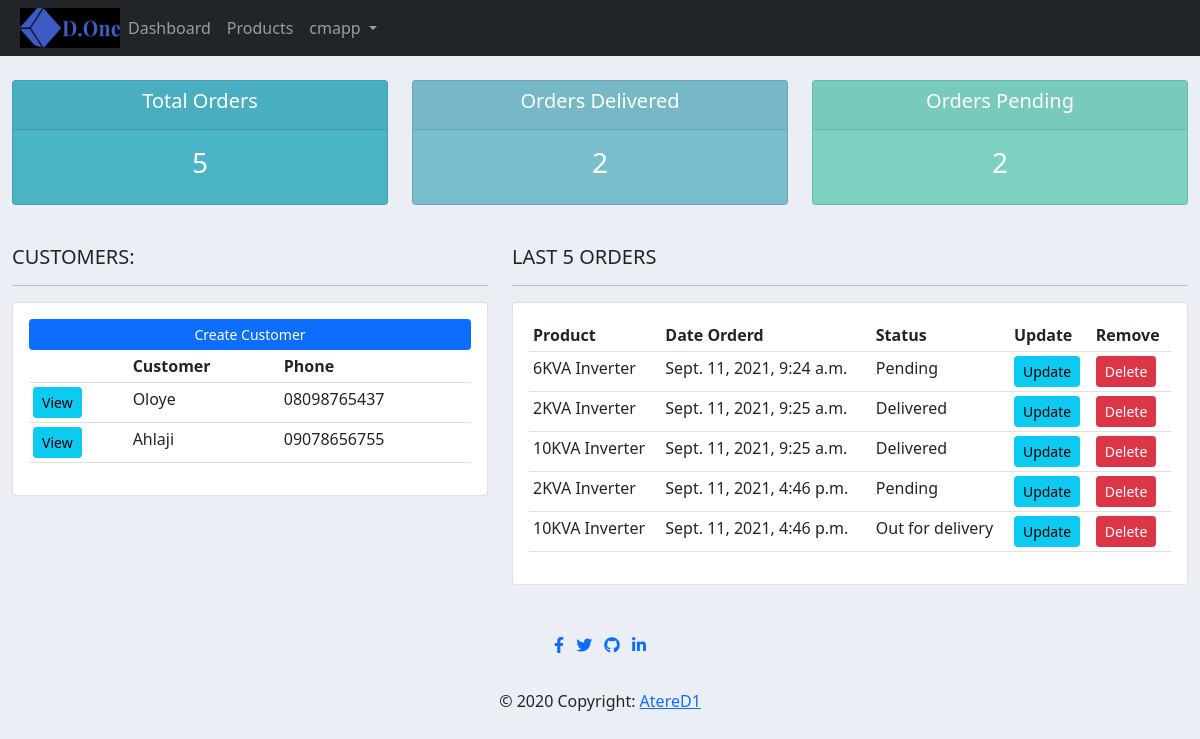
Before: / (signed in) with the older database file.
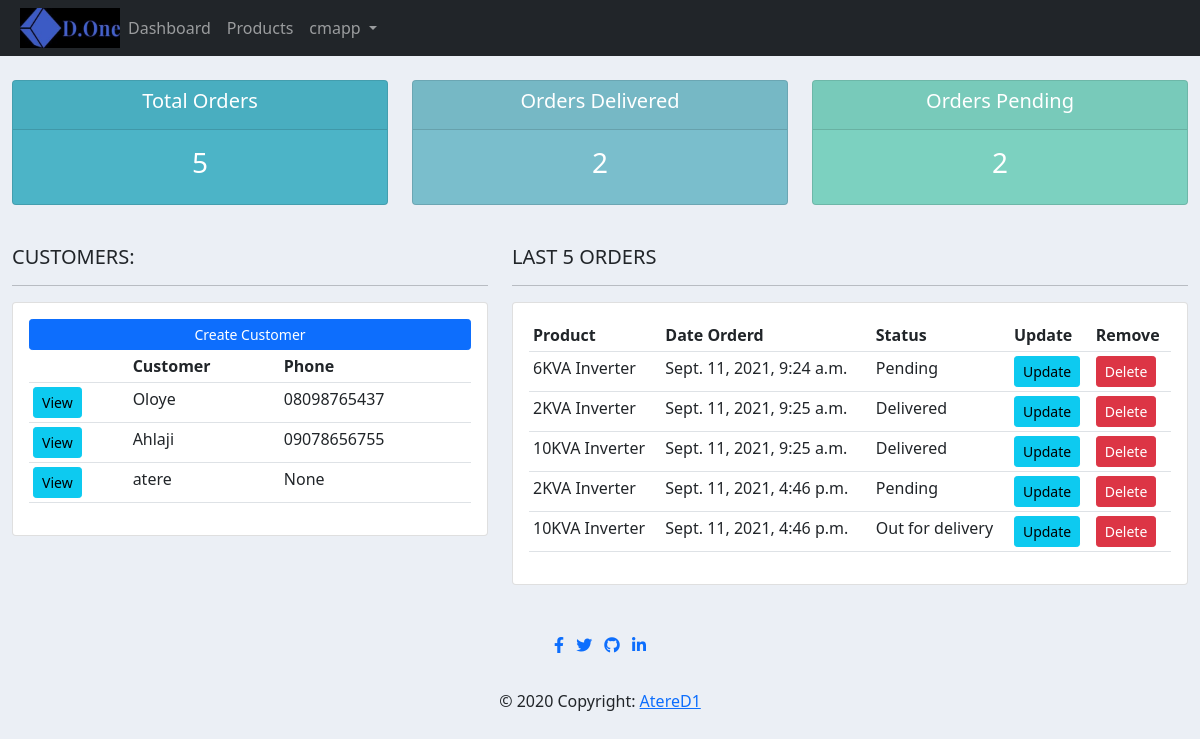
After: the same page with the newer database file.
### accounts/models.py (models this page shows, shortened)
class Customer(models.Model):
	user = models.OneToOneField(User, null=True, on_delete=models.CASCADE)
	name = models.CharField(max_length=200, null=True)
	phone = models.CharField(max_length=200, null=True)
	email = models.CharField(max_length=200, null=True)
	profile_pic = models.ImageField(default="profile1.png", null=True, blank=True)
	date_created = models.DateTimeField(auto_now_add=True, null=True)

class Order(models.Model):
	STATUS = (
			('Pending', 'Pending'),
			('Out for delivery', 'Out for delivery'),
			('Delivered', 'Delivered'),
			)
	customer = models.ForeignKey(Customer, null=True, on_delete= models.SET_NULL)
	product = models.ForeignKey(Product, null=True, on_delete= models.SET_NULL)
	date_created = models.DateTimeField(auto_now_add=True, null=True)
	status = models.CharField(max_length=200, null=True, choices=STATUS)
	note = models.CharField(max_length=1000, null=True)

class Product(models.Model):
	CATEGORY = (
			('Indoor', 'Indoor'),
			('Out Door', 'Out Door'),
			)
	name = models.CharField(max_length=200, null=True)
	price = models.FloatField(null=True)
	category = models.CharField(max_length=200, null=True, choices=CATEGORY)
	description = models.CharField(max_length=200, null=True, blank=True)
	date_created = models.DateTimeField(auto_now_add=True, null=True)
	tags = models.ManyToManyField(Tag)
	def __str__(self):
		return self.name

### accounts/decorators.py (the view)
	def wrapper_function(request, *args, **kwargs):
		group = None
		if request.user.groups.exists():
			group = request.user.groups.all()[0].name
		if group == 'customer':
			return redirect('user-page')
		if group == 'admin':
			return view_func(request, *args, **kwargs)

### accounts/views.py (called while the page is built)
@login_required(login_url='login')
@admin_only
def home(request):
	orders = Order.objects.all()
	customers = Customer.objects.all()
	total_customers = customers.count()
	total_orders = orders.count()
	delivered = orders.filter(status='Delivered').count()
	pending = orders.filter(status='Pending').count()
	context = {'orders':orders, 'customers':customers,
	'total_orders':total_orders,'delivered':delivered,
	'pending':pending }
	return render(request, 'account/dashboard.html', context)

### templates/account/dashboard.html
{% extends 'main.html' %}
{% block content %}
{% include 'account/status.html' %}
<br>
<div class="row">
	<div class="col-md-5">
		<h5>CUSTOMERS:</h5>
		<hr>
		<div class="card card-body">
			<a class="btn btn-primary  btn-sm btn-block" href="">Create Customer</a>
			<table class="table table-sm">
				<tr>
					<th></th>
					<th>Customer</th>
					<th>Phone</th>
				</tr>
				{% for customer in customers %}
					<tr>
						<td><a class="btn btn-sm btn-info" href="{% url 'customer' customer.id %}">View</a></td>
						<td>{{customer.name}}</td>
						<td>{{customer.phone}}</td>
					</tr>
				{% endfor %}
			</table>
		</div>
	</div>
	<div class="col-md-7">
		<h5>LAST 5 ORDERS</h5>
		<hr>
		<div class="card card-body">
			<table class="table table-sm">
				<tr>
					<th>Product</th>
					<th>Date Orderd</th>
					<th>Status</th>
					<th>Update</th>
					<th>Remove</th>
				</tr>
				{% for order in orders %}
					<tr>
						<td>{{order.product}}</td>
						<td>{{order.date_created}}</td>
						<td>{{order.status}}</td>
						<td><a class="btn btn-sm btn-info" href="{% url 'update_order' order.id %}">Update</a></td>
						<td><a class="btn btn-sm btn-danger" href="{% url 'delete_order' order.id %}">Delete</a></td>
					</tr>
				{% endfor %}
			</table>
		</div>
	</div>
</div>
{% endblock %}

Changed rows visible on the page:
added Customer: name "atere", phone "None"
